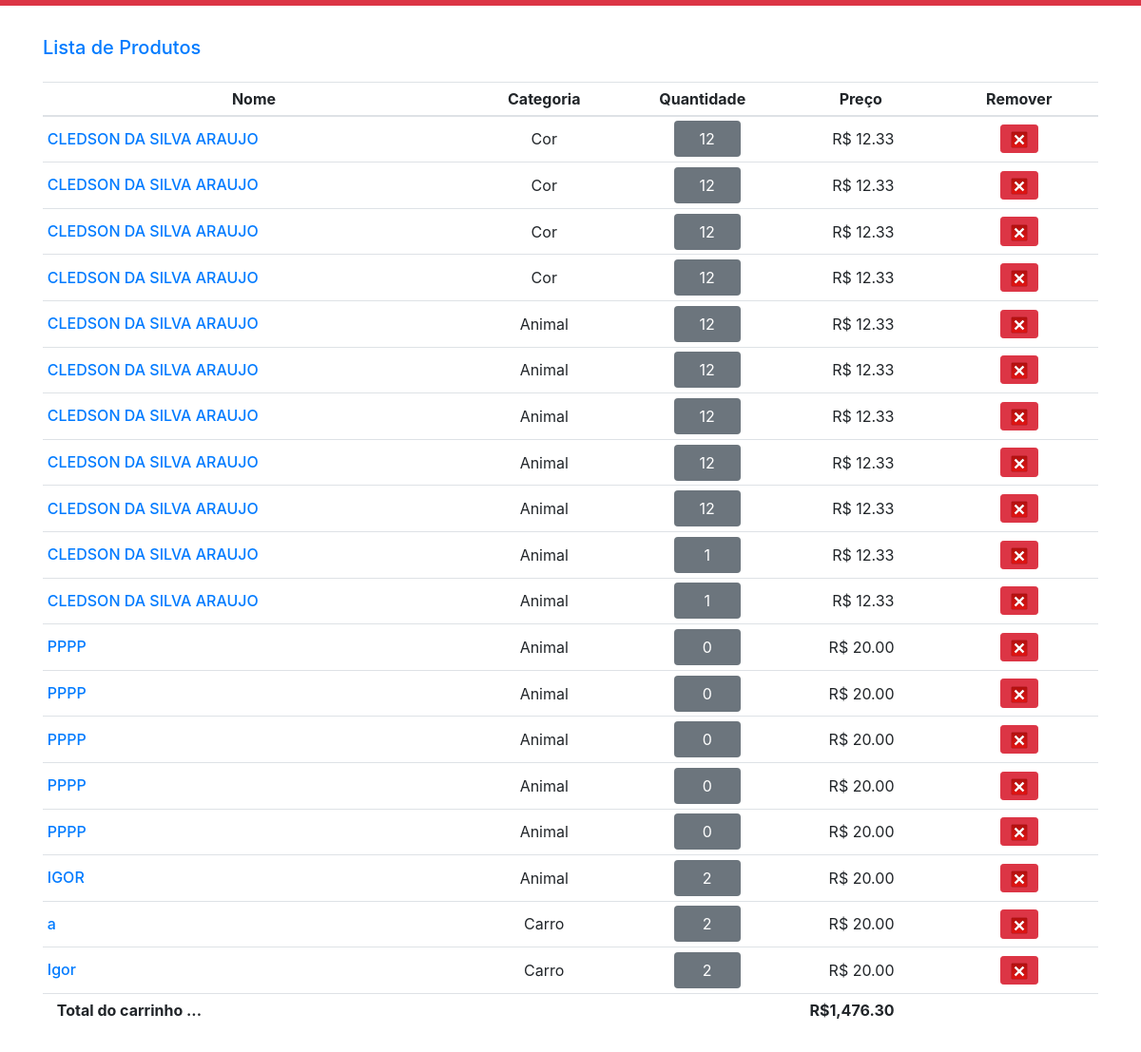
Before: /produto/lista_produto/ with the older database file.
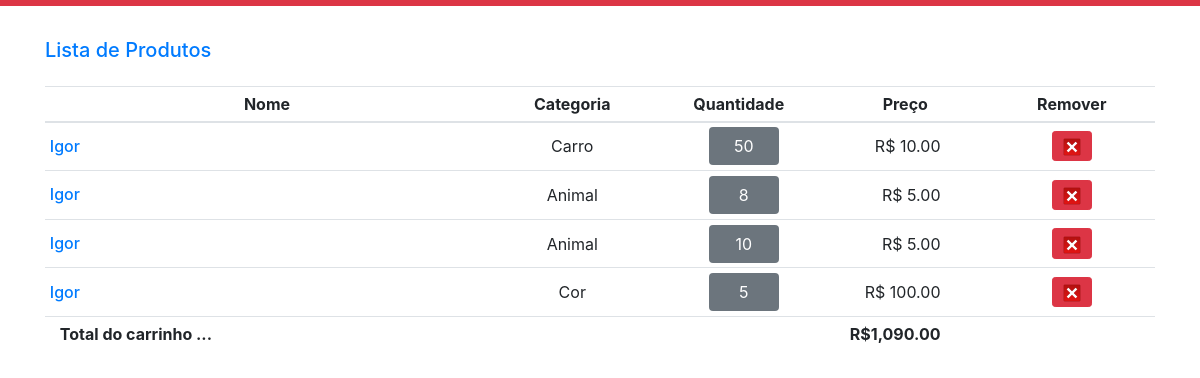
After: the same page with the newer database file.
### produto/models.py (models this page shows, shortened)
class Produto(models.Model):
    categoria = models.ForeignKey(Categoria, related_name='produtos', on_delete=models.DO_NOTHING)
    nome = models.CharField(max_length=100, db_index=True)
    slug = models.SlugField(max_length=100)
    quantidade = models.IntegerField()
    preco = models.DecimalField(max_digits=5, decimal_places=2)
    class Meta:
        db_table='produto'

### categoria/models.py (models this page shows, shortened)
class Categoria(models.Model):
    nome = models.CharField(max_length=70, db_index=True, unique=True)
    slug = models.SlugField(max_length=70)
    class Meta:
        db_table='categoria'
        ordering = ('nome',)
    def __str__(self):
        return self.nome

### produto/views.py (the view)
# urls.py: path('lista_produto/', views.lista_produto, name='lista_produto'),
def lista_produto(request):
    produtos = Produto.objects.all()
    forms = []
    for produto in produtos:
        form = QuantidadeForm(initial={'quantidade': produto.quantidade, 'produto_id': produto.id})
        forms.append(form)
    return render(request, 'produto/lista_produto.html', {'listas':zip(produtos, forms)})

### produto/context_processors.py (called while the page is built)
def atualiza_valor_total(request):
    produtos = Produto.objects.all()
    valor_total = sum([produto.preco * produto.quantidade for produto in produtos])
    return {
        'valor_total': valor_total
    }

### produto/templates/produto/lista_produto.html (shortened to what this page needs)
{% extends "base.html" %}
{% load static %}
{% load humanize %}
{% block corpo %}
   <div id="tabela">
      <div class="mt-3 mb-4">
         <h5 class="mb-2 text-primary">Lista de Produtos</h5>
      </div>
      <div class="table-responsive mb-3">
         <table class="table table-sm" id="tabela">
            <colgroup>
               <col width="40%">
               <col width="15%">
               <col width="15%">
               <col width="15%">
               <col width="15%">
            </colgroup>
            <thead>
               <tr>
                  <th class="text-center">Nome</th>
                  <th class="text-center">Categoria</th>
                  <th class="text-center">Quantidade</th>
                  <th class="text-center">Preço</th>
                  <th class="text-center">Remover</th>
               </tr>
            </thead>
            <tbody>
               {% for produtos, form in listas %}
                  <tr>
                     <td class="text-left align-middle">
                        <div class="media">
                           <div class="media-body">
                              <h6 class="mt-2">
                                 <a class="produto_nome" style="text-decoration: none" href="{{ produtos.produto.get_absolute_url }}"
                                    tabindex="-1">
                                    {{ produtos.nome}}
                                 </a>
                              </h6>
                           </div>
                        </div>
                     </td>
                     <td class="text-center align-middle produto_categoria">
                        {{ produtos.categoria }}
                     </td>
                     <td class="text-center align-middle">
                        <form class="mx-auto" style="width: 60px;"
                        action="{% url 'produto:edita_produto' %}"
                              method ="POST" novalidate>
                           {{ form.quantidade }}
                        </form>
                     </td>
                     <td class="text-right pr-5 align-middle produto_preco">
                        R$ {{ produtos.preco | intcomma }}
                     </td>
                     <td class="text-center align-middle">
                        <form
                              action="{% url 'produto:deleta_produto' %}"
                              method ="post" novalidate>
                           <button style="margin-top: 0px; margin-bottom: 0px;
                                          padding-top: 3px; padding-bottom: 3px;
                                          width: 40px"
                                   type="button"
                                   class="btn btn-sm btn-danger remover"
                                   tabindex="-1">
                              <img src="{% static 'images/skin/remove.png' %}">
                           </button>
                        </form>
                     </td>
                  </tr>
               {% endfor %}
               <tr>
                  <td colspan="3">
                     <strong style="margin-left: 10px">Total do carrinho ...</strong>
                  </td>
                  <td class="text-right pr-5">
                     <strong>R$</strong><strong id="valor-do-carrinho">{{ valor_total | floatformat:2 | intcomma }}</strong>
                  </td>
                  <td></td>
               </tr>
            </tbody>
         </table>
      </div>
   </div>
{% endblock %}

### templates/base.html (shortened to what this page needs)
{% load static %}
{% load humanize %}
<!Doctype html>
<html lang="en">
<head>
    <link rel="stylesheet" type="text/css" href="{% static 'css/bootstrap.css' %}" />
    <link rel="stylesheet" type="text/css" href="{% static 'css/jquery-ui.min.css' %}">
    <link rel="stylesheet" type="text/css" href="{% static 'css/base.css' %}" />
</head>
<body class="barra">
    <div style="padding: 3px" class="bg-danger mb-3"></div>
    <div id="container" class="container">
        {% block corpo %}
        {% endblock %}
    </div>
</body>
</html>

### static/css/base.css (style rules this page uses)
body { display: flex; min-height: 100vh; flex-direction: column; }
div#container { flex: 1; }
.barra { overflow-y: scroll; }

Changed rows visible on the page:
removed Produto: nome "CLEDSON DA SILVA ARAUJO", categoria "Cor", quantidade "12", preco "12.33"
removed Produto: nome "CLEDSON DA SILVA ARAUJO", categoria "Cor", quantidade "12", preco "12.33"
removed Produto: nome "CLEDSON DA SILVA ARAUJO", categoria "Cor", quantidade "12", preco "12.33"
removed Produto: nome "CLEDSON DA SILVA ARAUJO", categoria "Cor", quantidade "12", preco "12.33"
removed Produto: nome "CLEDSON DA SILVA ARAUJO", categoria "Animal", quantidade "12", preco "12.33"
removed Produto: nome "CLEDSON DA SILVA ARAUJO", categoria "Animal", quantidade "12", preco "12.33"
removed Produto: nome "CLEDSON DA SILVA ARAUJO", categoria "Animal", quantidade "12", preco "12.33"
removed Produto: nome "CLEDSON DA SILVA ARAUJO", categoria "Animal", quantidade "12", preco "12.33"
removed Produto: nome "CLEDSON DA SILVA ARAUJO", categoria "Animal", quantidade "12", preco "12.33"
removed Produto: nome "CLEDSON DA SILVA ARAUJO", categoria "Animal", quantidade "1", preco "12.33"
removed Produto: nome "CLEDSON DA SILVA ARAUJO", categoria "Animal", quantidade "1", preco "12.33"
removed Produto: nome "PPPP", categoria "Animal", quantidade "0", preco "20.00"
removed Produto: nome "PPPP", categoria "Animal", quantidade "0", preco "20.00"
removed Produto: nome "PPPP", categoria "Animal", quantidade "0", preco "20.00"
removed Produto: nome "PPPP", categoria "Animal", quantidade "0", preco "20.00"
removed Produto: nome "PPPP", categoria "Animal", quantidade "0", preco "20.00"
removed Produto: nome "IGOR", categoria "Animal", quantidade "2", preco "20.00"
removed Produto: nome "a", categoria "Carro", quantidade "2", preco "20.00"
removed Produto: nome "Igor", categoria "Carro", quantidade "2", preco "20.00"
added Produto: nome "Igor", categoria "Carro", quantidade "50", preco "10.00"
added Produto: nome "Igor", categoria "Animal", quantidade "8", preco "5.00"
added Produto: nome "Igor", categoria "Animal", quantidade "10", preco "5.00"
added Produto: nome "Igor", categoria "Cor", quantidade "5", preco "100.00"
Other visible differences:
{{ valor_total | floatformat:2 | intcomma }}: "1,476.30" → "1,090.00"
